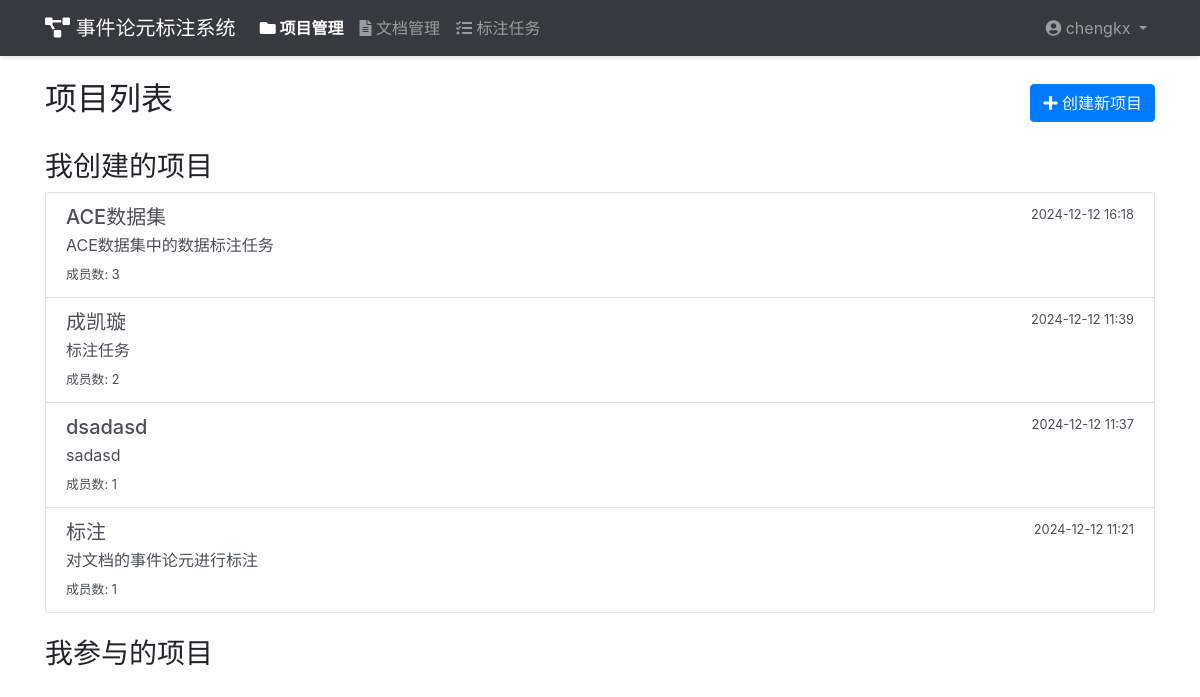
The app's page / (signed in) with its own data.
### project_management/models.py (models this page shows, shortened)
class Project(models.Model):
    name = models.CharField('项目名称', max_length=100)
    description = models.TextField('项目描述', blank=True)
    created_by = models.ForeignKey(User, on_delete=models.CASCADE, related_name='created_projects', verbose_name='创建者')
    created_at = models.DateTimeField('创建时间', auto_now_add=True)
    updated_at = models.DateTimeField('更新时间', auto_now=True)
    members = models.ManyToManyField(User, through='ProjectMembership', related_name='projects')
    class Meta:
        verbose_name = '项目'
        verbose_name_plural = '项目'
        ordering = ['-created_at']

### project_management/views.py (the view)
# urls.py: path('', views.project_list, name='project_list'),
@login_required
def project_list(request):
    created_projects = Project.objects.filter(created_by=request.user)
    user_projects = request.user.projects.all()
    return render(request, 'project_management/project_list.html', {
        'created_projects': created_projects,
        'user_projects': user_projects
    })

### templates/project_management/project_list.html (shortened to what this page needs)
{% extends 'base.html' %}
{% load static %}
{% block content %}
<div class="d-flex justify-content-between align-items-center mb-4">
    <h2>项目列表</h2>
    <a href="{% url 'project_management:project_create' %}" class="btn btn-primary">
        <i class="fas fa-plus"></i> 创建新项目
    </a>
</div>
<div class="row">
    <div class="col-md-12">
        <h3>我创建的项目</h3>
        <div class="list-group mb-4">
            {% for project in created_projects %}
            <a href="{% url 'project_management:project_detail' project.pk %}" class="list-group-item list-group-item-action">
                <div class="d-flex w-100 justify-content-between">
                    <h5 class="mb-1">{{ project.name }}</h5>
                    <small>{{ project.created_at|date:"Y-m-d H:i" }}</small>
                </div>
                <p class="mb-1">{{ project.description|truncatechars:200 }}</p>
                <small>成员数: {{ project.members.count }}</small>
            </a>
            {% empty %}
            <div class="list-group-item">
                <p class="mb-0 text-muted">暂无创建的项目</p>
            </div>
            {% endfor %}
        </div>
        <h3>我参与的项目</h3>
    </div>
</div>
{% endblock %}

### templates/base.html (shortened to what this page needs)
<!DOCTYPE html>
<html lang="zh-hans">
<head>
    <link href="https://cdn.bootcdn.net/ajax/libs/twitter-bootstrap/4.5.3/css/bootstrap.min.css" rel="stylesheet">
    <link href="https://cdn.bootcdn.net/ajax/libs/font-awesome/5.15.1/css/all.min.css" rel="stylesheet">
    <link href="https://cdn.bootcdn.net/ajax/libs/nprogress/0.2.0/nprogress.min.css" rel="stylesheet">
</head>
<body>
    <nav class="navbar navbar-expand-lg navbar-dark bg-dark">
        <div class="container">
            <a class="navbar-brand" href="/">
                <i class="fas fa-project-diagram"></i> 事件论元标注系统
            </a>
            <div class="collapse navbar-collapse" id="navbarNav">
                <ul class="navbar-nav mr-auto">
                    {% if user.is_authenticated %}
                    <li class="nav-item {% if request.resolver_match.app_name == 'project_management' %}active{% endif %}">
                        <a class="nav-link" href="{% url 'project_management:project_list' %}">
                            <i class="fas fa-folder"></i> 项目管理
                        </a>
                    </li>
                    <li class="nav-item {% if request.resolver_match.app_name == 'file_management' %}active{% endif %}">
                        <a class="nav-link" href="{% url 'file_management:document_list' %}">
                            <i class="fas fa-file-alt"></i> 文档管理
                        </a>
                    </li>
                    <li class="nav-item {% if request.resolver_match.app_name == 'annotation' %}active{% endif %}">
                        <a class="nav-link" href="{% url 'annotation:task_list' %}">
                            <i class="fas fa-tasks"></i> 标注任务
                        </a>
                    </li>
                    {% endif %}
                </ul>
                <ul class="navbar-nav">
                    {% if user.is_authenticated %}
                    <li class="nav-item dropdown">
                        <a class="nav-link dropdown-toggle" href="#" id="userDropdown" role="button" data-toggle="dropdown">
                            <i class="fas fa-user-circle"></i> {{ user.username }}
                        </a>
                    </li>
                    {% else %}
                    <li class="nav-item">
                        <a class="nav-link" href="{% url 'login' %}">
                            <i class="fas fa-sign-in-alt"></i> 登录
                        </a>
                    </li>
                    {% endif %}
                </ul>
            </div>
        </div>
    </nav>
    <div class="container mt-4">
        {% block content %}
        {% endblock %}
    </div>
</body>
</html>

### templates/base.html (style rules this page uses)
.navbar { box-shadow: 0 2px 4px rgba(0,0,0,.1); }
.nav-item.active { font-weight: bold; }

### records on screen
Project: name "ACE数据集", created_at "2024-12-12 16:18", description "ACE数据集中的数据标注任务", members.count "3"
Project: name "成凯璇", created_at "2024-12-12 11:39", description "标注任务", members.count "2"
Project: name "dsadasd", created_at "2024-12-12 11:37", description "sadasd", members.count "1"
Project: name "标注", created_at "2024-12-12 11:21", description "对文档的事件论元进行标注", members.count "1"

### other values on screen
{{ user.username }} "chengkx"
